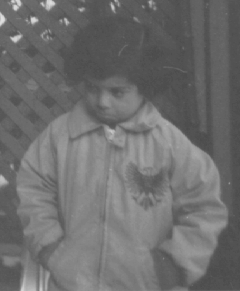
%> input picture exp/img/pout.bmp, 240 x 291 px
$ octave lab4_8.m   (GNU Octave 9; MATLAB toolbox functions it lacks are replaced by stand-ins)
%> lines starting %> are read from the running program, lines starting %| are printed output that depends on the picture
clear all;
clc;

%% 读取原图像
Original_image = imread('..\exp\img\pout.bmp');
%> Original_image is the input picture: size 291x240 uint8; min 74, max 224, mean 110.3
[len, wid] = size(Original_image);
%> len = 291; wid = 240
Original_image = im2double(Original_image);
%> Original_image: size 291x240 double
g = fft2(Original_image); %二维傅立叶变换
g = fftshift(g); %频移

%% 设计巴特沃斯滤波器
n1 = 2; %巴特沃斯滤波器阶数为2
D0 = 0.05 * len; %截止频率5 %的图像宽度
%> D0 = 14.55
[M, N] = size(g);
%> M = 291; N = 240
m = fix(M / 2);
%> m = 145
n = fix(N / 2);
%> n = 120

for i = 1:M

    for j = 1:N
        D = sqrt((i - m)^2 + (j - n)^2);
        h1 = 1 / (1 + (D0 / D)^(2 * n1)); %计算高通滤波器传递函数
        h2 = 0.5 + 2 * h1; %设计high-frequency emphasis其中a=0.5,b=2.0
        s1(i, j) = h2 * g(i, j); %用设计的滤波器处理原图像
    end

end

%% 傅里叶反变换后
filter_image1 = im2uint8(real(ifft2(ifftshift(s1)))); %傅里叶反变换
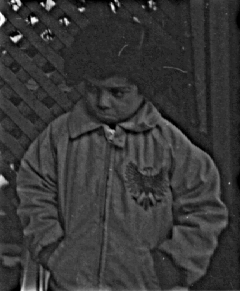
%> filter_image1: size 291x240 uint8; min 0, max 255, mean 55.2
subplot(2, 2, 4), imshow(filter_image1), title('只高频增强滤波');
res = GrayScale(filter_image1);
%> after the loop in GrayScale, `for i = 1:w`: res = 256 values, max 1948 at index 43, min 0 at index 190, mean 272.8
rgb1 = Balance(filter_image1, res);
%> in Balance, `s = sum(vec);`: s = 69840
%> in Balance, `pr = vec / s;`: pr = 256 values, max 0.0279 at index 43, min 0 at index 190, mean 0.00391
%> after the loop in Balance, `for i = 2:len`: pr = 256 values from 0.00407 to 1
%> in Balance, `sk = uint8(255 * pr + 0.5);`: sk = 256 values from 2 to 255
%> after the loop in Balance, `for i = 1:w`:
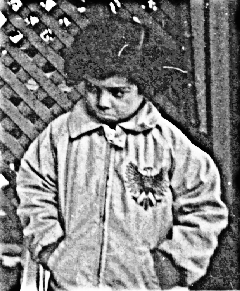
%> new: size 291x240 uint8; min 2, max 255, mean 130
%% 变换前后图像显示
subplot(2, 2, 1), imshow(Original_image), title('原图');
subplot(2, 2, 2), imshow(rgb1), title('先高频增强滤波，再直方图均衡化');
Original_image = imread('..\exp\img\pout.bmp');
res1 = GrayScale(Original_image);
%> res1 = 256 values, max 3628 at index 83, min 0 at index 1, mean 272.8
Original_image = Balance(Original_image, res1);
%> in Balance (call 2), `pr = vec / s;`: pr = 256 values, max 0.0519 at index 83, min 0 at index 1, mean 0.00391
%> after the loop in Balance (call 2), `for i = 2:len`: pr = 256 values from 0 to 1
%> in Balance (call 2), `sk = uint8(255 * pr + 0.5);`: sk = 256 values from 1 to 255
%> after the loop in Balance (call 2), `for i = 1:w`:
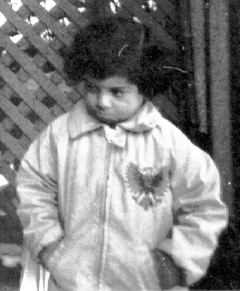
%> new: size 291x240 uint8; min 1, max 255, mean 130.9
[len, wid] = size(Original_image);
Original_image = im2double(Original_image);
g = fft2(Original_image); %二维傅立叶变换
g = fftshift(g); %频移

%% 设计巴特沃斯滤波器
n1 = 2; %巴特沃斯滤波器阶数为2
D0 = 0.05 * len; %截止频率5 %的图像宽度
[M, N] = size(g);
m = fix(M / 2);
n = fix(N / 2);

for i = 1:M

    for j = 1:N
        D = sqrt((i - m)^2 + (j - n)^2);
        h1 = 1 / (1 + (D0 / D)^(2 * n1)); %计算高通滤波器传递函数
        h2 = 0.5 + 2 * h1; %设计high-frequency emphasis其中a=0.5,b=2.0
        s1(i, j) = h1 * g(i, j); %用设计的滤波器处理原图像
    end

end

%% 傅里叶反变换后
filter_image1 = im2uint8(real(ifft2(ifftshift(s1)))); %傅里叶反变换
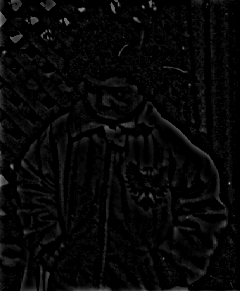
%> filter_image1: size 291x240 uint8; min 0, max 162, mean 7.1
subplot(2, 2, 3), imshow(filter_image1), title('先直方图均衡化，再高频增强滤波');

function [res] = GrayScale(old)
    [w, h] = size(old);
    res = zeros(1, 256);

    for i = 1:w

        for j = 1:h
            g = old(i, j) + 1;
            res(g) = res(g) + 1;
        end

    end

end

function [new] = Balance(old, vec)
    s = sum(vec);
    pr = vec / s;
    len = length(vec);

    for i = 2:len
        pr(i) = pr(i) + pr(i - 1);
    end

    sk = uint8(255 * pr + 0.5);
    [w, h] = size(old);
    new = old;

    for i = 1:w

        for j = 1:h
            new(i, j) = sk(old(i, j) + 1);
        end

    end

end

$ run again, with exp/img/Girl.bmp copied over exp/img/pout.bmp
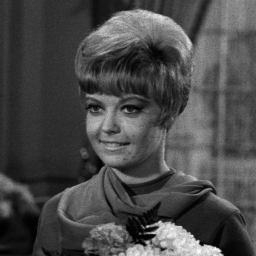
%> input picture exp/img/Girl.bmp, 256 x 256 px
%> Original_image is the input picture: size 256x256 uint8; min 0, max 254, mean 73.6
%> after the loop in GrayScale, `for i = 1:w`: res = 256 values, max 10130 at index 1, min 0 at index 256, mean 256
%> s = 65536
%> in Balance, `pr = vec / s;`: pr = 256 values, max 0.155 at index 1, min 0 at index 256, mean 0.00391
%> after the loop in Balance, `for i = 2:len`: pr = 256 values from 0.155 to 1
%> sk = 256 values from 40 to 255
%> after the loop in Balance, `for i = 1:w`:
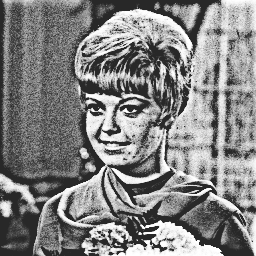
%> new: size 256x256 uint8; min 40, max 255, mean 132.1
%> res1 = 256 values, max 1924 at index 50, min 0 at index 37, mean 256
%> `filter_image1 = im2uint8(real(ifft2(ifftshift(s1))));`:
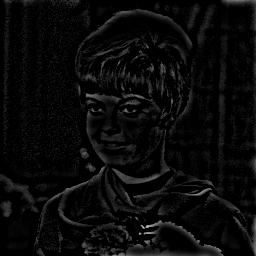
%> filter_image1: size 256x256 uint8; min 0, max 189, mean 9.7
